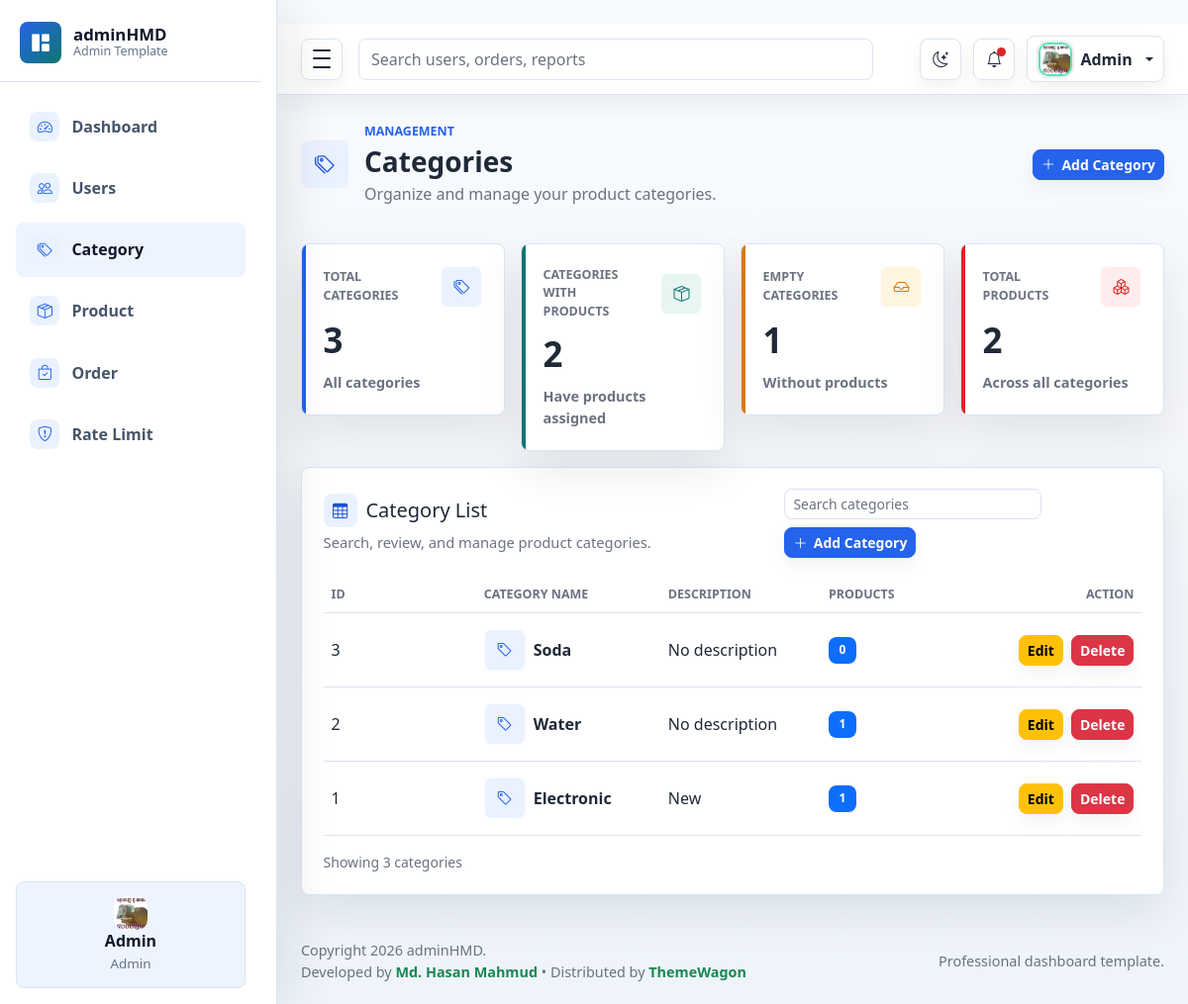
Before: /admin/category (signed in) with the older database file.
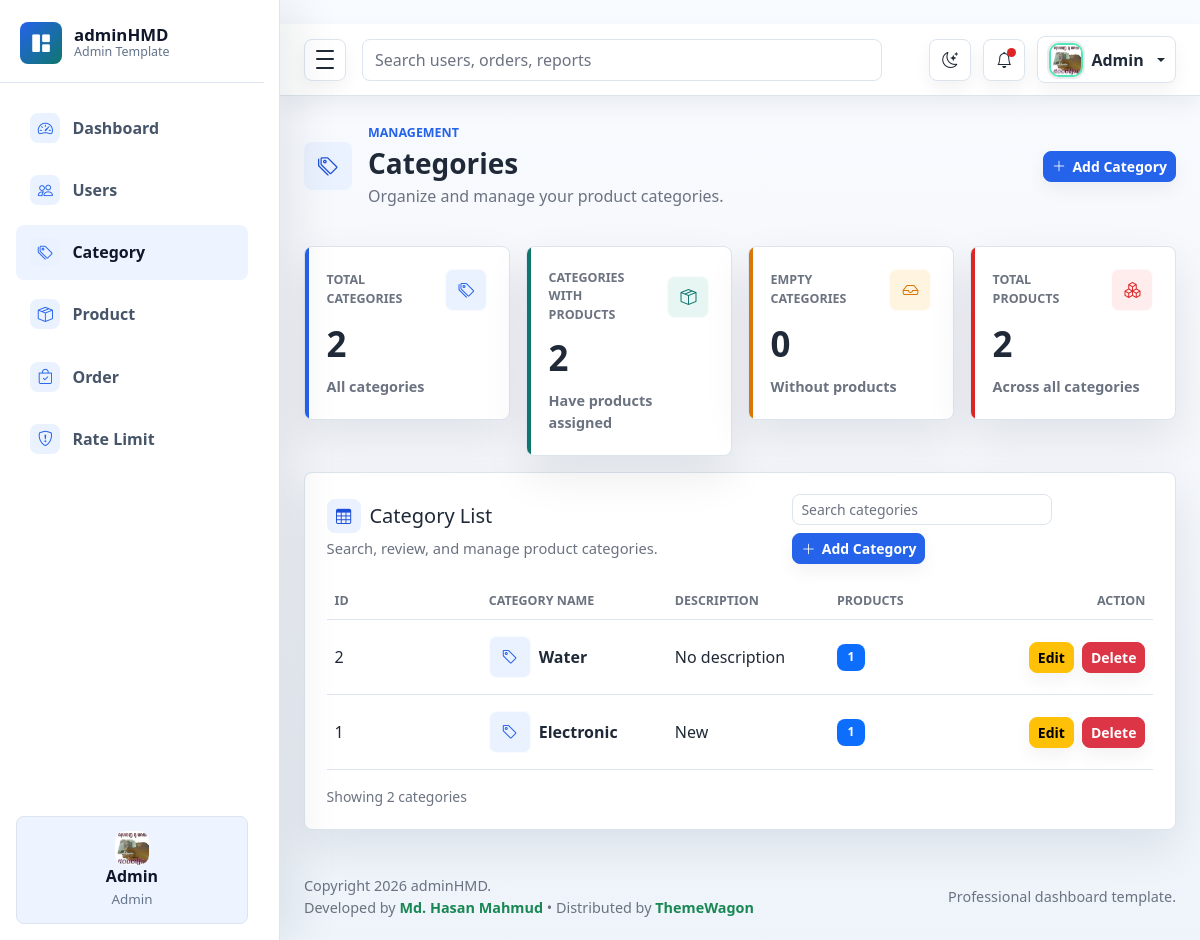
After: the same page with the newer database file.
### models/category.py (models this page shows)
class Category(db.Model):
    id = db.Column(db.Integer, primary_key=True)
    name = db.Column(db.String(80), nullable=False)
    description = db.Column(db.String(255))
    products = db.relationship('Product', backref='category', lazy=True)

### admin/category.py (the view)
@admin_bp.get('/category')
@login_required
@limiter.limit("10 per minute")
def categories():
    categories = Category.query.order_by(Category.id.desc()).all()
    total_categories = len(categories)
    categories_with_products = sum(
        1 for category in categories if category.products
    )
    empty_categories = total_categories - categories_with_products
    total_products = Product.query.count()
    return render_template(
        'admin/category/category.html',
        categories=categories,
        total_categories=total_categories,
        categories_with_products=categories_with_products,
        empty_categories=empty_categories,
        total_products=total_products,
        module='category'
    )

### admin/auth.py (called while the page is built)
def login_required(view):
    @wraps(view)
    def wrapped(*args, **kwargs):
        if not session.get('is_login'):
            return redirect(url_for("admin_bp.admin_login", next=request.path))
        return view(*args, **kwargs)
    return wrapped

### templates/admin/category/category.html (shortened to what this page needs)
{% extends 'admin/master.html' %}
{% block content %}
    <main class="dashboard-content">
        <div class="container-fluid px-3 px-lg-4 py-4">
            <div class="page-heading">
                <div class="page-heading-copy">
                    <span class="page-icon"><i class="bi bi-tags" aria-hidden="true"></i></span>
                    <div>
                        <p class="eyebrow mb-1">Management</p>
                        <h1 class="h3 mb-1">Categories</h1>
                        <p class="text-muted mb-0">Organize and manage your product categories.</p>
                    </div>
                </div>
                <div class="heading-actions">
                    <a class="btn btn-primary btn-sm"
                       href="{{ url_for('admin_bp.add_category') }}">
                        <i class="bi bi-plus-lg" aria-hidden="true"></i> Add Category
                    </a>
                </div>
            </div>
            <section class="row g-3 mt-1" aria-label="Category summary">
                <div class="col-12 col-sm-6 col-xl-3">
                    <article class="metric-card metric-primary">
                        <div class="metric-top">
                            <span class="metric-label">Total Categories</span>
                            <span class="metric-icon">
                                <i class="bi bi-tags" aria-hidden="true"></i>
                            </span>
                        </div>
                        <div class="metric-value">{{ total_categories }}</div>
                        <div class="metric-meta">
                            <span>All categories</span>
                        </div>
                    </article>
                </div>
                <div class="col-12 col-sm-6 col-xl-3">
                    <article class="metric-card metric-success">
                        <div class="metric-top">
                            <span class="metric-label">Categories with Products</span>
                            <span class="metric-icon">
                                <i class="bi bi-box-seam" aria-hidden="true"></i>
                            </span>
                        </div>
                        <div class="metric-value">{{ categories_with_products }}</div>
                        <div class="metric-meta">
                            <span>Have products assigned</span>
                        </div>
                    </article>
                </div>
                <div class="col-12 col-sm-6 col-xl-3">
                    <article class="metric-card metric-warning">
                        <div class="metric-top">
                            <span class="metric-label">Empty Categories</span>
                            <span class="metric-icon">
                                <i class="bi bi-inbox" aria-hidden="true"></i>
                            </span>
                        </div>
                        <div class="metric-value">{{ empty_categories }}</div>
                        <div class="metric-meta">
                            <span>Without products</span>
                        </div>
                    </article>
                </div>
                <div class="col-12 col-sm-6 col-xl-3">
                    <article class="metric-card metric-danger">
                        <div class="metric-top">
                            <span class="metric-label">Total Products</span>
                            <span class="metric-icon">
                                <i class="bi bi-boxes" aria-hidden="true"></i>
                            </span>
                        </div>
                        <div class="metric-value">{{ total_products }}</div>
                        <div class="metric-meta">
                            <span>Across all categories</span>
                        </div>
                    </article>
                </div>
            </section>
            <section class="panel mt-3">
                <div class="panel-header">
                    <div>
                        <h2 class="h5 mb-1 section-title">
                            <i class="bi bi-table" aria-hidden="true"></i>
                            <span>Category List</span>
                        </h2>
                        <p class="text-muted mb-0">
                            Search, review, and manage product categories.
                        </p>
                    </div>
                    <div class="d-flex flex-wrap gap-2">
                        <input
                            class="form-control form-control-sm table-search"
                            type="search"
                            placeholder="Search categories"
                            data-table-search="categoriesTable"
                            aria-label="Search categories">
                        <a class="btn btn-primary btn-sm"
                           href="{{ url_for('admin_bp.add_category') }}">
                            <i class="bi bi-plus-lg" aria-hidden="true"></i>
                            Add Category
                        </a>
                    </div>
                </div>
                <div class="table-responsive">
                    <table class="table align-middle mb-0"
                           id="categoriesTable"
                           data-searchable-table>
                        <thead>
                        <tr>
                            <th scope="col">ID</th>
                            <th scope="col">Category Name</th>
                            <th scope="col">Description</th>
                            <th scope="col">Products</th>
                            <th scope="col" class="text-end">Action</th>
                        </tr>
                        </thead>
                        <tbody>
                        {% for category in categories %}
                            <tr>
                                <td>{{ category.id }}</td>
                                <td>
                                    <div class="d-flex align-items-center gap-2">
                                        <span class="metric-icon">
                                            <i class="bi bi-tag" aria-hidden="true"></i>
                                        </span>
                                        <span class="fw-semibold">{{ category.name }}</span>
                                    </div>
                                </td>
                                <td>
                                    {{ category.description or 'No description' }}
                                </td>
                                <td>
                                    <span class="badge bg-primary">
                                        {{ category.products|length }}
                                    </span>
                                </td>
                                <td class="text-end">
                                    <div class="d-flex justify-content-end gap-2">
                                        <a class="btn btn-warning btn-sm"
                                           href="{{ url_for('admin_bp.edit_category', category_id=category.id) }}">
                                            Edit
                                        </a>
                                        <a class="btn btn-danger btn-sm"
                                           href="{{ url_for('admin_bp.confirm_delete_category', category_id=category.id) }}">
                                            Delete
                                        </a>
                                    </div>
                                </td>
                            </tr>
                        {% endfor %}
                        </tbody>
                    </table>
                </div>
                <div class="d-flex flex-column flex-sm-row align-items-sm-center justify-content-between gap-3 mt-3">
                    <p class="text-muted small mb-0">
                        Showing {{ categories|length }} categories
                    </p>
                </div>
            </section>
        </div>
    </main>
{% endblock %}

### templates/admin/master.html (shortened to what this page needs)
<!DOCTYPE html>
<html lang="en">
{% include 'admin/shared/header.html' %}
<body>
<div class="admin-shell">
    {% include 'admin/shared/sidebar.html' %}
    <div class="admin-main">
        {% include 'admin/shared/navbar.html' %}
        {% block content %} {% endblock %}
        {% include 'admin/shared/footer.html' %}
    </div>
</div>
{% include 'admin/shared/script.html' %}
</body>
</html>

### templates/admin/shared/header.html (shortened to what this page needs)
<head>
  <link rel="stylesheet" href="{{ url_for('static', filename='style/admin/bootstrap.min.css') }}">
  <link rel="stylesheet" href="{{ url_for('static', filename='assets/vendors/bootstrap-icons/bootstrap-icons.css') }}">
  <link rel="stylesheet" href="{{ url_for('static', filename='style/admin/style.css') }}">
</head>

### templates/admin/shared/sidebar.html (shortened to what this page needs)
<aside class="admin-sidebar" id="adminSidebar" aria-label="Main navigation">
    <div class="sidebar-header">
        <a class="brand-mark" href="{{ url_for('admin_bp.dashboard') }}" aria-label="adminHMD dashboard">
            <span class="brand-icon">
                <i class="bi bi-grid-1x2-fill" aria-hidden="true"></i>
            </span>
            <span class="brand-copy">
                <span class="brand-title">adminHMD</span>
                <span class="brand-subtitle">Admin Template</span>
            </span>
        </a>
    </div>
    <nav class="sidebar-nav">
        <a class="nav-link {{ 'active' if module == 'dashboard' }}"
           href="{{ url_for('admin_bp.dashboard') }}">
            <span class="nav-icon">
                <i class="bi bi-speedometer2" aria-hidden="true"></i>
            </span>
            <span class="nav-text">Dashboard</span>
        </a>
        <a class="nav-link {{ 'active' if module == 'users' }}"
           href="{{ url_for('admin_bp.users') }}">
            <span class="nav-icon">
                <i class="bi bi-people" aria-hidden="true"></i>
            </span>
            <span class="nav-text">Users</span>
        </a>
        <a class="nav-link {{ 'active' if module == 'category' }}"
           href="{{ url_for('admin_bp.categories') }}">
            <span class="nav-icon">
                <i class="bi bi-tags" aria-hidden="true"></i>
            </span>
            <span class="nav-text">Category</span>
        </a>
        <a class="nav-link {{ 'active' if module == 'product' }}"
           href="{{ url_for('admin_bp.products') }}">
            <span class="nav-icon">
                <i class="bi bi-box-seam" aria-hidden="true"></i>
            </span>
            <span class="nav-text">Product</span>
        </a>
        <a class="nav-link {{ 'active' if module == 'order' }}"
           href="{{ url_for('admin_bp.orders') }}">
            <span class="nav-icon">
                <i class="bi bi-bag-check" aria-hidden="true"></i>
            </span>
            <span class="nav-text">Order</span>
        </a>
        <a class="nav-link {{ 'active' if module == 'rate_limit' }}"
           href="{{ url_for('admin_bp.rate_limit_logs') }}">
            <span class="nav-icon">
                <i class="bi bi-shield-exclamation" aria-hidden="true"></i>
            </span>
            <span class="nav-text">Rate Limit</span>
        </a>
    </nav>
    <div class="sidebar-user">
        <img
            class="avatar-img avatar-sm"
            src="{{ url_for('static', filename='uploads/users/' + (session.get('profile') or '')) }}"
            alt="{{ session.get('username', 'User') }}"
            onerror="this.onerror=null; this.src='{{ url_for('static', filename='assets/images/avatar/404_image.png') }}';"
        >
        <strong>{{ session.get('username', 'User') }}</strong>
        <small>{{ session.get('role', 'User')|capitalize }}</small>
    </div>
</aside>

### templates/admin/shared/navbar.html (shortened to what this page needs)
<nav class="navbar admin-navbar navbar-expand bg-white">
    <div class="container-fluid px-3 px-lg-4">
        <button class="sidebar-toggle" type="button" data-sidebar-toggle aria-controls="adminSidebar"
                aria-expanded="true" aria-label="Toggle sidebar">
            <span></span>
            <span></span>
            <span></span>
        </button>
        <form class="d-none d-md-flex ms-3 flex-grow-1" role="search">
            <input class="form-control search-input" type="search" placeholder="Search users, orders, reports"
                   aria-label="Search">
        </form>
        <div class="navbar-actions ms-auto">
            <button class="icon-button theme-toggle" type="button" data-theme-toggle aria-label="Switch color theme"
                    title="Switch color theme">
                <i class="bi bi-moon-stars" data-theme-icon aria-hidden="true"></i>
            </button>
            <div class="dropdown">
                <button class="icon-button" type="button" data-bs-toggle="dropdown" aria-expanded="false"
                        aria-label="Notifications">
                    <span class="notification-dot"></span>
                    <i class="bi bi-bell" aria-hidden="true"></i>
                </button>
            </div>
            <div class="dropdown">
                <button class="profile-button dropdown-toggle" type="button" data-bs-toggle="dropdown"
                        aria-expanded="false">
                    <img
                            class="avatar-img avatar-sm"
                            src="{{ url_for('static', filename='uploads/users/' + (session.get('profile') or '')) }}"
                            alt="{{ session.get('username') or 'User' }}"
                            onerror="this.onerror=null; this.src='{{ url_for('static', filename='assets/images/avatar/404_image.png') }}';"
                    >
                    <span class="profile-name d-none d-sm-inline">
                        {{ session.get('username', 'User') }}
                    </span>
                </button>
            </div>
        </div>
    </div>
</nav>

### templates/admin/shared/footer.html
<footer class="admin-footer">
    <div class="container-fluid px-3 px-lg-4">
        <span>Copyright 2026 adminHMD. <br> Developed by <a target="_blank" class="fw-bold text-success"
                                                            href="https://github.com/HasanMahmudDev">Md. Hasan Mahmud</a> • Distributed by <a
                target="_blank" class="fw-bold text-success" href="https://themewagon.com">ThemeWagon</a> </span>
        <span>Professional dashboard template.</span>
    </div>
</footer>

### templates/admin/shared/script.html (shortened to what this page needs)
<!DOCTYPE html>
<html lang="en">
{% include 'admin/shared/header.html' %}
<body>
</body>
</html>

Changed rows visible on the page:
removed Category: id "3", name "Soda", description "No description", products|length "0"
Other visible differences:
{{ total_categories }}: "3" → "2"
{{ empty_categories }}: "1" → "0"
{{ categories|length }}: "3" → "2"
